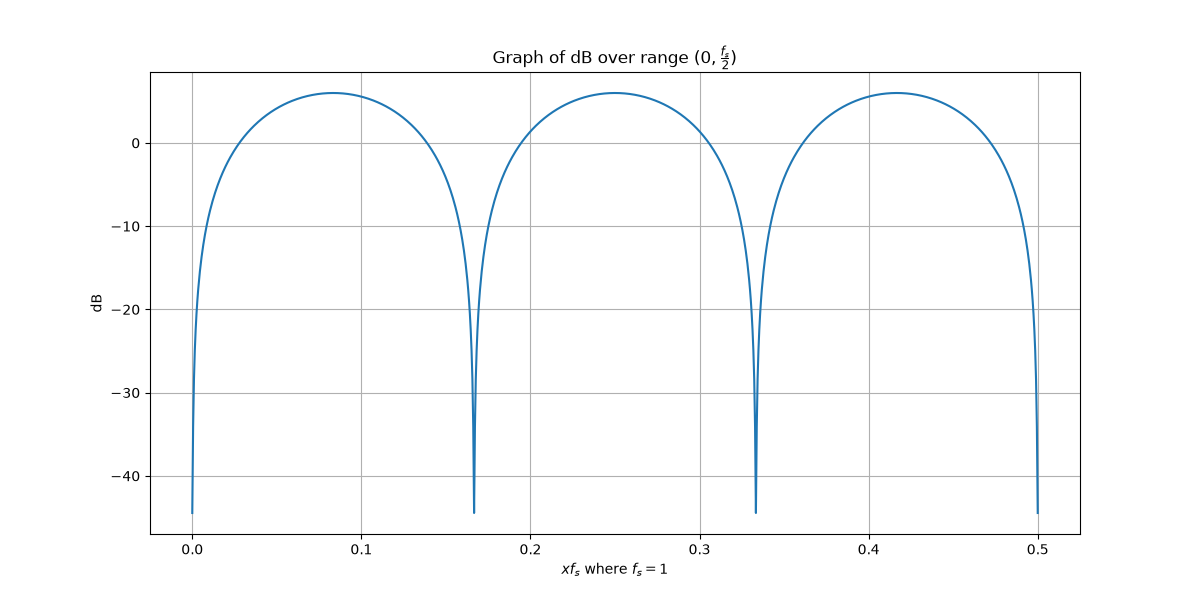

Reproduce this figure in Python.
import matplotlib.pyplot as plt
import numpy as np


def mag_res(omega):
    return np.sqrt((1 + 0.999**12) - 2 * (0.999**6) * np.cos(6 * omega))


freq_space = np.linspace(0, 0.5, 1000)

omega = 2 * np.pi * freq_space

dB = 20 * np.log10(mag_res(omega))

plt.figure(figsize=(12, 6))
plt.title(r"Graph of dB over range $(0, \frac{f_s}{2})$")

plt.xlabel(r"$x f_s$ where $f_s = 1$")
plt.ylabel(r"dB")
plt.plot(freq_space, dB)

plt.grid(True)
plt.savefig("graph.png")
